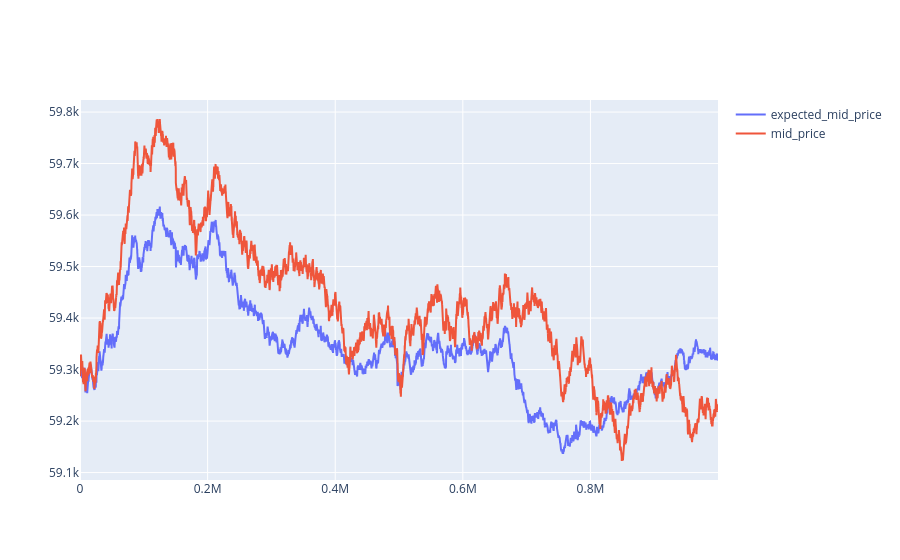

Notebook source saved alongside this figure:
### Code cell
## This figure shows the difference between the sum of the costs of basket 1 and the price of basket 1

fig = pgo.Figure()

fig.add_trace(pgo.Scatter(x=merged_df['timestamp'], y=merged_df['mid_price_b1'], mode='lines', name='expected_mid_price'))
fig.add_trace(pgo.Scatter(x=series_by_product["PICNIC_BASKET1"]['timestamp'], y=series_by_product["PICNIC_BASKET1"]['mid_price'], mode='lines', name='mid_price'))
fig.show()

### Figure 1 — Plotly figure (JSON) as saved in the notebook; plotly's stock layout.template omitted (floating-point values rounded to 4 significant figures; data arrays with more than 128 entries replaced by an {"elided": "..."} marker saying what was removed)
{"data": [{"mode": "lines", "name": "expected_mid_price", "type": "scatter", "x": {"elided": "10000 int values"}, "y": {"elided": "10000 float values"}}, {"mode": "lines", "name": "mid_price", "type": "scatter", "x": {"elided": "10000 int values"}, "y": {"elided": "10000 float values"}}], "layout": {}}
